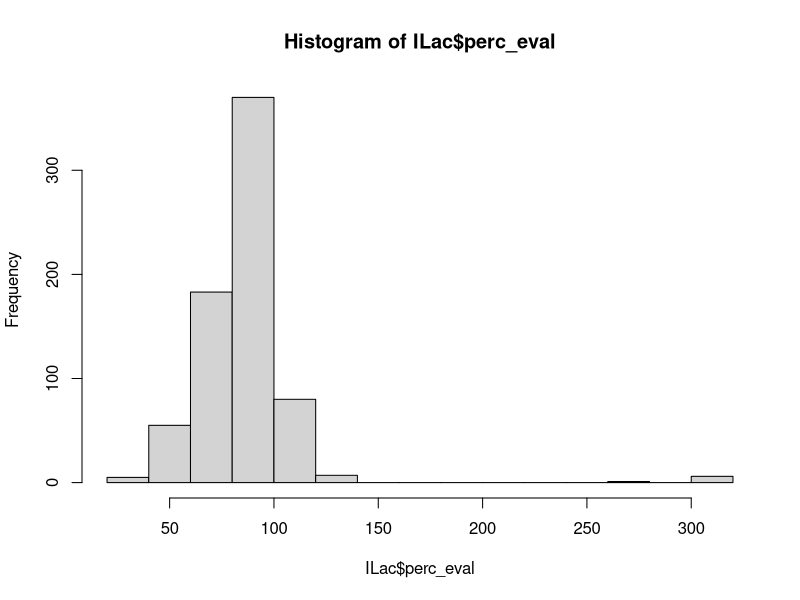
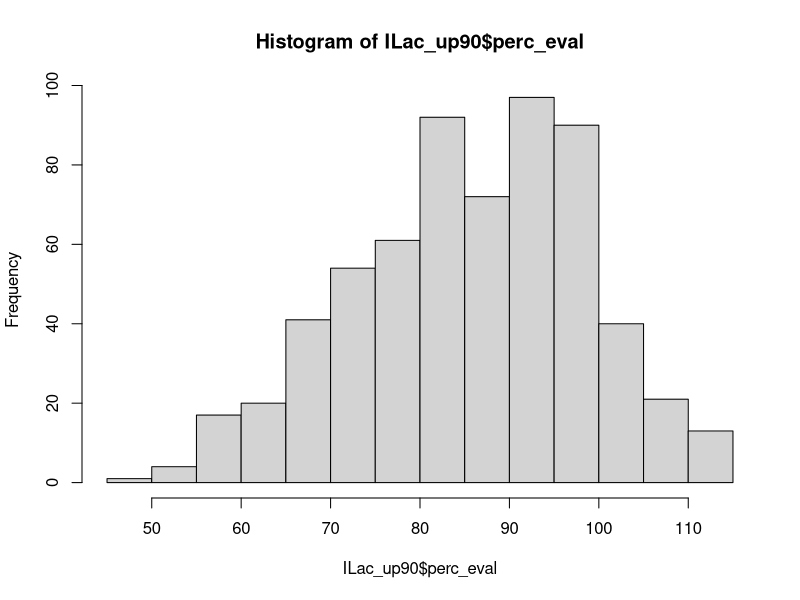
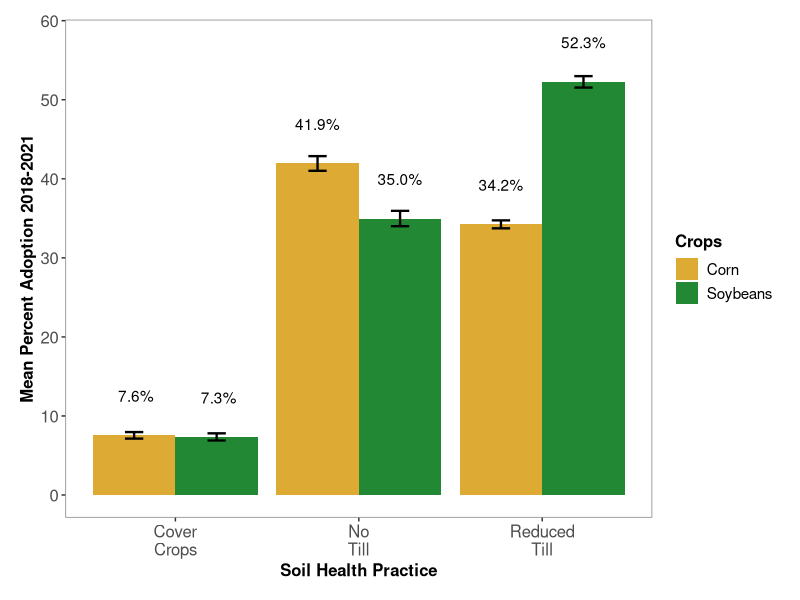
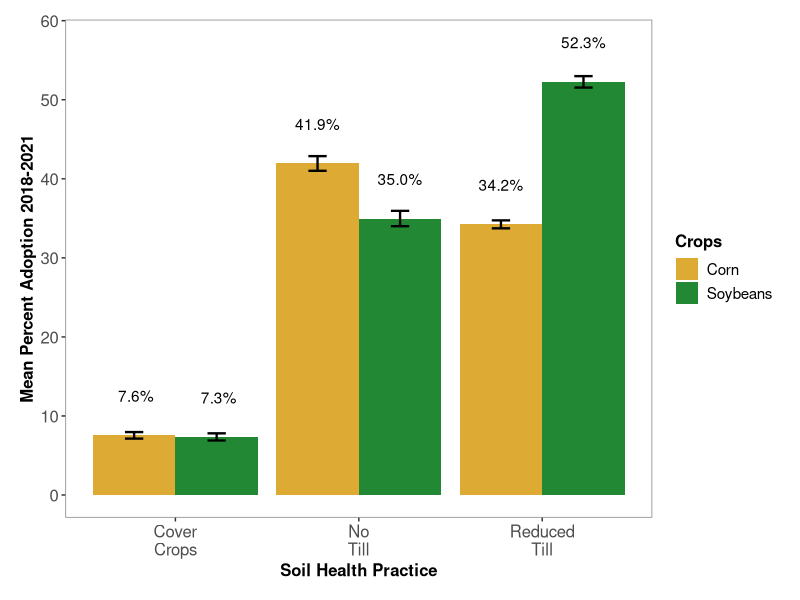
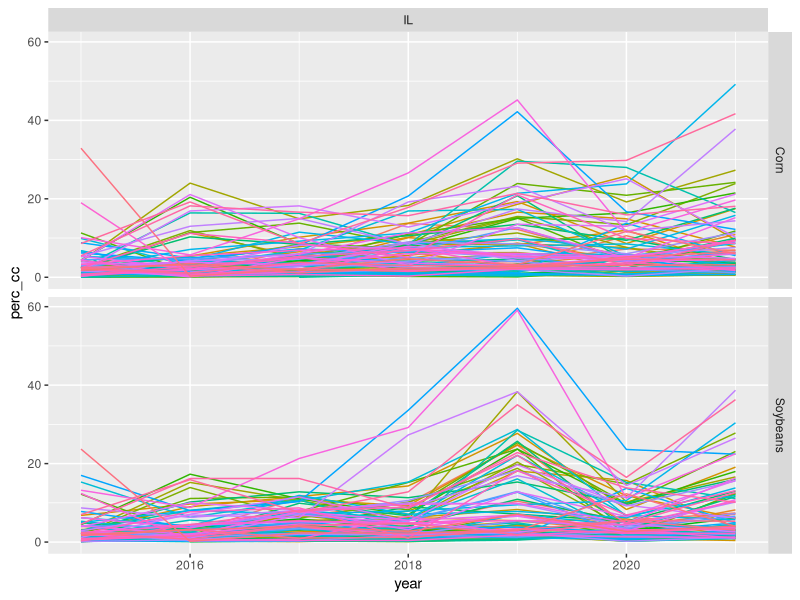
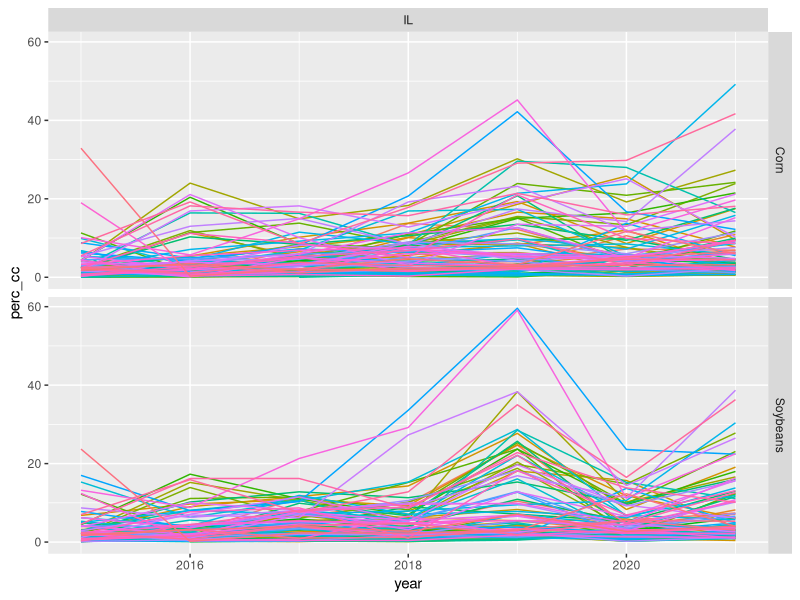

Recreate these plots in R, in order.
# OpTIS adoption rate information for Illinois and New York aggregated by counties 2015-2021.
# Data shared with AFT from Regrow analysis.
# Column "kpi_name" gives different types of land use areas, with "area" meaning the 
# analyzed acres of the county, tillage type/ cover crop / etc.
# units are ACRES

# load packages
library(reshape2) # for dcast()
library(ggplot2)
library(dplyr)


# to update data, run "download data.R"




# load the data
datil <- read.csv("data/optis/datil.csv")
# datny <- read.csv("data/optis/datny.csv")

# # combine the data into one df
# dat <- rbind(datil, datny)
# # clean up
# rm(datil)
# rm(datny)


datil <- datil[,c(-2, -10)]
colnames(datil)[1:3] <- c("state", "county", "fips")

sum(is.na(datil$kpi_value))

# fix one county spelling
datil$county <- ifelse(datil$county %in% "De Witt County", "DeWitt County", datil$county)


# unique(dat$kpi_name)
# cast data into wide form for separate columns by kpi_name and kpi_value
datw <- dcast(datil, ...~kpi_name, value.var="kpi_value")
colnames(datw)[c(2,3,7:11)] <- c("county", "fips", "eval.acres", "ct.acres", "cc.acres", "nt.acres", "rt.acres") 
# $acres is acres analyzed by OpTIS




######### DATA CLEANING
# compare acres evaluated to harvested cropland acres from Ag Census
ILac <- aggregate(eval.acres ~ county + year, dat=datw, FUN="sum") %>%  # first sum acres across crops per year
  arrange(year,county)

# #  add harvested cropland acres by IL county from 2017 ag census
# acres <- read.csv("C:/Users/BonnieMcGillPhD/American Farmland Trust/CLM-19 FFAR GHG - Documents/General/Results/NASS Quick Stats IL harvested crop acres by county 2017.csv", header=T)
# acres <- acres[,c("County", "Value")]
# colnames(acres) <- c("county", "harv_ac")
# acres$harv_ac <- gsub(',', '', acres$harv_ac)
# acres$harv_ac <- as.numeric(acres$harv_ac)
# # make county names in acres match OpTIS data
# acres$county <- tolower(acres$county)
# acres$county <- tools::toTitleCase(acres$county)
# acres$county <- paste0(acres$county, " County")
# # clean up county names to match OpTIS data (OpTIS spellings are correct)
# acres$county <- ifelse(acres$county %in% "De Witt County", "DeWitt County",
#                        ifelse(acres$county %in% "De Kalb County", "DeKalb County",
#                               ifelse(acres$county %in% "Du Page County", "DuPage County",
#                                      ifelse(acres$county %in% "La Salle County", "LaSalle County",
#                                             ifelse(acres$county %in% "Mcdonough County", "McDonough County",
#                                                    ifelse(acres$county %in% "Mchenry County", "McHenry County",
#                                                           ifelse(acres$county %in% "Mclean County", "McLean County",
#                                                                  ifelse(acres$county %in% "St Clair County", "St. Clair County",
#                                                                         ifelse(acres$county %in% "will County", "Will County", acres$county)))))))))
# acres <- arrange(acres, county)
# write.csv(acres, "data/IL_harvested_cropland_2017census.csv", row.names=F)
acres <- read.csv("data/IL_harvested_cropland_2017census.csv")
ILac <- left_join(ILac, acres)
ILac$perc_eval <- round((100*ILac$eval.acres / ILac$harv_ac), digits=1)

# look for outliers, remember the Ag Census is not necessarily the truth either
min(ILac$perc_eval)
hist(ILac$perc_eval)
small <- ILac[ILac$perc_eval < 50,] %>%
  arrange(county)
# small
#     county           year eval.acres   harv_ac    perc_eval
# 1   Alexander County 2019  14541.616   38737      37.5
# 2      Hardin County 2015   5234.984   13421      39.0
# 3      Hardin County 2016   5301.364   13421      39.5
# 4      Hardin County 2017   5551.443   13421      41.4
# 5      Hardin County 2018   5665.805   13421      42.2
# 6      Hardin County 2019   5009.524   13421      37.3
# 7      Hardin County 2020   5837.969   13421      43.5
# 8      Hardin County 2021   5711.928   13421      42.6
# 9     Jackson County 2019  73051.877  157102      46.5
# 10 Jo Daviess County 2015  88683.906  183158      48.4
# 11 Jo Daviess County 2016  88943.708  183158      48.6
# 12 Jo Daviess County 2017  91325.322  183158      49.9
# 13    Johnson County 2019  18442.644   37375      49.3
# 14      Union County 2015  34804.867   84872      41.0
# 15      Union County 2016  36957.190   84872      43.5
# 16      Union County 2017  37166.939   84872      43.8
# 17      Union County 2018  36717.970   84872      43.3
# 18      Union County 2019  22960.301   84872      27.1
# 19      Union County 2020  35842.927   84872      42.2
# 20      Union County 2021  37441.373   84872      44.1
 # Hardin Co. borders Kentucky and is mostly forested. In 2017 Census it was 13,421 acres
   # in 2012 census it was 9,318. OpTIS is evaluating about 5500 ac per year, which is only
   # about 40% of the county's cropland, each year it is low. Why is it low every year?
   # I would expect it to be low like some years, when its cloudy or something. Is it because
   # so much forest intermixed, it is hard to discern forest and fields?
   ###### exclude Hardin County all years?
   ###### Hardin Co. is fourth for highest %NT and %CC in state (should it be??)
   ###### should we eliminate counties with < X acres acres?? 
   ###### what is the lower 10th percentile in terms of harvested acres?
   ###### Hardin in lower tenth percentile, gets excluded

tenthp <- quantile(acres$harv_ac, probs=0.1)
#  70245.6 acres

 # Union Co. also shows up every year around 40% evaluated. In the ag census it has
   # 84,872 ac in 2017, and 59,743 acres in 2012, quite a fluctuation. OpTIS is evaluating about 
   # 37k acres. Union Co. is also in southern IL, bordering MO, and has lots of forest
   # land intermixed with ag fields.
   ####### (Union Co. is 2nd highest %NT county in the state (once we exclude lower 10% counties by acre)--should it be?)
 # Jo Daviess County is the NE corner of the state, bordering IA, WI. It is ag with pockets
   # of forest mixed in. In 2017 Ag Census says it had 183k acres and in 2012 172k. OpTIS is evaluating
   # about 89k in 2015 and 2016, very nearly 50%, in following years it gets up to 90k. 
 # Alexander Co. in 2019 is at 38% evaluated (14,500 ac). In the ag census in 2017 it was 38k ac
   # harvested, and 2012 it was 48k ac harvested.This is a small county in the very southern tip of IL
   # with a big patch of forest, and farm fields. Could be that not much of the county fields grow corn?
   # Ag census corn acres are 5,211 in 2017, 11,833 in 2012. 2017 soybeans were 31,000 ac, 32k in 2012.
   ### excluded with lower 10% cut
 # Jackson County in 2019 also low just that year but nearly half (46%)
 # Johnson County in 2019 also low just that year but nearly half (49%)



big <- ILac[ILac$perc_eval > 120,]
 # DuPage - looking at the Ag Census data it looks like the harvested cropland acres for DuPage county
   # were underestimated/reported in 2017. OpTIS evaluates about 4000 ac every year
   # and the 2012 census reported 5,643. (not 1,272 ac as in 2017). So DuPage is OK.
   # As you can tell by the acreage, DuPage is not a big farming county, it is mostly Chicago suburbs.
   ### excluded when cut lower 10th percentile
 # Putnam county in Census was 41,934 in 2017 and 46,212 in 2012. OpTIS is evaluating
   # about 54,000 ac.Putnam Co. altogether is about 110,000 ac. Roughly half of which is 
   # in ag, looking at google maps satellite. So 41k, 46k, and 54k, are all plausible.
   ### excluded when cut lower 10th percentile

# number of counties represented in IL data
# datw %>%
#   filter(state %in% "IL") %>%
#   distinct(county) %>%
#   n_distinct()
# 101 # 102 counties in IL, Lake County is missing, it's a tiny county between
# Chicago and Wisconsin border, basically still Chicago outlying area. No ag.
# surprised cook county (Chicago) is even in dataset!


# remove lowest 10 percent of counties based on acreage (keep upper 90%)
ILac_up90 <- ILac[ILac$harv_ac > tenthp,]
# remove counties with < 50% acres evaluated
# first remove counties with < 50% in 2017 (corresponds to year of harvested cropland data)
ILac_ev50 <- ILac_up90 %>%
                filter(year==2017, perc_eval>50)
# then join these counties with ILac_up90
ILac_up90 <- inner_join(ILac_up90, ILac_ev50[,c(1,4)])

# clean up
rm(ILac_ev50, big, small, acres)                
  


# # counties excluded:
# ILac_lo10 <- ILac[ILac$harv_ac <= tenthp,] %>%
#               filter(year== 2015)
# # Alexander, DuPage, Hardin, Johnson, Putnam now all excluded
# # Union still in, barely makes the cutoff.
# # ILac_lo10
# #    county            year eval.acres  harv_ac    perc_eval
# # 1   Alexander County 2015  42645.819   38737     110.1
# # 2       Brown County 2015  59885.648   69625      86.0
# # 3     Calhoun County 2015  30301.075   54453      55.6
# # 4        Cook County 2015   7761.593   10095      76.9
# # 5      DuPage County 2015   3923.015    1272     308.4
# # 6      Hardin County 2015   5234.984   13421      39.0
# # 7     Johnson County 2015  19141.045   37375      51.2
# # 8        Pope County 2015  17526.383   19823      88.4
# # 9      Putnam County 2015  54470.438   41934     129.9
# # 10 Williamson County 2015  40985.528   61440      66.7
# rm(ILac_lo10)


# "Described the total acres evaluated and how the % was calculated." 
# % CC, NT, RT was calculated by dividing the number of acres with those practices 
# detected by the number of cropland acres evaluated by OpTIS per county-year

# what proportion of cropland acres did OpTIS evaluate per county?
# counties in the lowest 10% of cropland acres (according to ag census 2017) were excluded
# Counties with <50% of cropland acres evaluated in 2017 were excluded
ILac_up90 <- ILac_up90 %>%  
  arrange(perc_eval)
hist(ILac_up90$perc_eval, breaks=15)
mean(ILac_up90$perc_eval) # 85.6
min(ILac_up90$perc_eval) # 46.5 - one county had >50% in 2017, but <50% in one year.
max(ILac_up90$perc_eval) # 114.5 - cropland acres reported in the census change from year to year, so it is
 # possible that the acres evaluated were > number of acres reported in 2017, or that the number of acres reported
 # differs from what the satellites detect.
 # On average, OpTIS evaluated 86% of a county's harvested cropland acres (for those counties not excluded). 






################# CALCULATE RATES

# calculate percentages
datw$perc_ct <- round(100*(datw$ct.acres / datw$eval.acres), digits=1)
datw$perc_cc <- round(100*(datw$cc.acres / datw$eval.acres), digits=1)
datw$perc_nt <- round(100*(datw$nt.acres / datw$eval.acres), digits=1)
datw$perc_rt <- round(100*(datw$rt.acres / datw$eval.acres), digits=1)

datw <- inner_join(datw, ILac_up90[,c(1,2,5)]) #  inner_join() only keeps observations from x that have a matching key in y.


# long form again, but leave out acreages, only need %s
datl <- melt(datw[, -c(6:11)], id=c("state", "county", "fips", "year", "crop_name", "perc_eval"), na.rm=T)
# using na.rm = TRUE because do not have all combinations of crop acres per cover crop or tillage acres, e.g. 
# we have soybean acres in Ulster County, NY in 2015, but we do not have soybean cover crop acres for that 
# county-year. So when we melt, we get a bunch of Value = NA rows.

se <- function(x) sd(x) / sqrt(length(x))

# (ignore alfalfa and winter wheat acre for cover crops)

# what are the average county adoption rates and number of acres evaluated? (are any small counties driving percents up?)
# which counties are hotspots?
# use this to make map of counties see "/code/plot_making/OpTIS_county_heatmap_IL.R"
means_county <- datl %>%
                filter(year>2017) %>%
                group_by(state, county, variable) %>%
                summarize(mean.perc = round(mean(value), digits=1), 
                          mean.eval = round(mean(perc_eval), digits=1)) %>%
                arrange(variable, desc(mean.perc)) %>%
                ungroup() %>%
                group_by(variable) %>%
                mutate(rank = seq_along(variable))

# write.csv(means_county, "data/optis/IL_means_county.csv", row.names=F)

# use this to make table of top 5
means_county_top5 <- means_county %>%
                     filter(rank<6)

# do we mean small counties in terms of number of acres evaluated or small counties in terms of number of crop acres period?
# corn.acres <- datw[datw$state %in% "IL" & datw$crop_name %in% "Corn", c(1,2,7)]
# corn.acres <- corn.acres %>%
#               group_by(county) %>%
#               summarize(Mean.ac.eval = mean(acres))
# means_county <- left_join(means_county, corn.acres)
# cc <- means_county %>%
#   filter(variable %in% "perc_nt", state %in% "IL")

# what are the state average adoption rates by year and crop
means_cropyear <- datl %>% 
                group_by(state, year, crop_name, variable) %>%
                summarize(Mean = mean(value))
                          

# # what are the state average adoption rates by year (across all crops)
means_year <- datl%>%
              filter (! crop_name %in% "Alfalfa")  %>%
                  # because Alf is perennial no tillage, no covers
              filter(!(crop_name %in% "Winter Wheat" & variable == "perc_cc")) %>%
                  # because Alf is a perennial and winter wheat grows at same time as covers
              group_by(state, year, variable) %>%
              summarize(Mean = mean(value))

# what are the state average adoption rates across all available years (2015-2021) per crop?
means_crop <- datl%>%
                    filter (! crop_name %in% "Alfalfa")  %>%
                    # because Alf is perennial no tillage, no covers
                    filter(!(crop_name %in% "Winter Wheat" & variable == "perc_cc")) %>%
                    # because Alf is a perennial and winter wheat grows at same time as covers
                    group_by(state, crop_name, variable) %>%
                    summarize(Mean = mean(value))

# what are the state average adoption rates across MOST RECENT 4 YEARS 2018-2021?  
# note results not all that different between means_crop and means_crop_1821
# for now, will report most recent data:
means_crop_1821 <- datl%>%
              filter(year>2017) %>%
              filter (! crop_name %in% "Alfalfa")  %>%
              # because Alf is perennial no tillage, no covers
              filter(!(crop_name %in% "Winter Wheat" & variable == "perc_cc")) %>%
              # because Alf is a perennial and winter wheat grows at same time as covers
              group_by(state, crop_name, variable) %>%
              summarize(Mean = mean(value), se=se(value))

# what are the state average adoption rates across all years and crops
means_global <- datl%>%
                filter (! crop_name %in% "Alfalfa")  %>%
                  # because Alf is perennial no tillage, no covers
                filter(!(crop_name %in% "Winter Wheat" & variable == "perc_cc")) %>%
                  # because Alf is a perennial and winter wheat grows at same time as covers
                group_by(state, variable) %>%
                summarize(Mean = mean(value), se = se(value))


# plots for mean adoption rates

windows(xpinch=200, ypinch=200, width=5, height=5)

ggplot(dat=means_crop_1821[means_crop_1821$state=="IL",], aes(x=variable, y=Mean, group=crop_name)) + 
    geom_bar(stat="identity", position=position_dodge(), aes(fill=crop_name)) +
    geom_errorbar(aes(ymin=Mean-se, ymax=Mean+se), linewidth=0.8, color="#000000",
                  position=position_dodge(0.9), width=0.2) +
    scale_x_discrete(limits=c("perc_cc", "perc_nt", "perc_rt"), 
                       labels=c("Cover\nCrops", "No\nTill", "Reduced\nTill")) +  # ok to just leave out conventional till?
    scale_fill_manual(values=c("#DDAA33", "#228833", "#66CCEE"), 
                      labels=c("Corn", "Soybeans", "Winter Wheat"),
                      name="Crops") +
    scale_y_continuous(breaks=seq(0,70,10)) +
    ylab("Mean Percent Adoption 2018-2021") +
    xlab("Soil Health Practice") +
    geom_text(aes(y=Mean +5, 
                  label=paste0(format(round(Mean, digits=1), nsmall=1), "%")), 
                  position=position_dodge(0.9)) +
    # facet_grid(.~state) +
    theme(
        #legend.text.align=0,
        panel.grid.minor=element_blank(), 
        panel.grid.major=element_blank() ,
        # axis.text.x=element_text(angle=-30, hjust=0, size=11),
        axis.text=element_text(size=12),
        axis.title.x=element_text(size=12, face="bold"),
        axis.title.y=element_text(size=12, face="bold"),
        panel.background = element_rect(fill = 'white') ,
        panel.border=element_rect(color="grey50", fill=NA, linewidth=0.5),
        strip.text=element_text(size=12, face="bold"),
        legend.text=element_text(size=11),
        legend.title=element_text(size=12, face="bold"),
        plot.margin = unit(c(0.5,0.5,0.5,0.5), "cm")
    )
       
ggsave("plots/IL_bar_means_crop_1821.png")    






# how does adoption rate change over time?

windows(xpinch=200, ypinch=200, width=5, height=5)

ggplot(data=datw, aes(y=perc_cc, x=year, group=county)) +
  geom_line(aes(color=county), show.legend=F) + #, position="jitter", size=0.5) +
  facet_grid(rows=vars(crop_name), cols=vars(state))

# which counties have at least 5 years of consecutive measurements?
# work with a subset of data
subs <- datw[,c(1,2,5,4)]
# 
subs <- subs %>%
  group_by(state, county, crop_name) %>%
  mutate(con_yrs = cumsum(c(1, diff(year)>1))) %>%  # make col that is "1" for consecutive years, 2 if non-consecutive years
  group_by(state, county, crop_name, con_yrs) %>% # group by new column
  mutate(start = min(year), end = max(year), diff=end - start) # list first and last year of consecutive groups

# join back together with rest of data
datw2 <- left_join(datw, subs) %>%
  filter(diff>4) # only keep county-crop-years with at least 5 years consecutive data 2015-2021
# removes 102 county-crop-years
ggplot(data=datw2, aes(y=perc_cc, x=year, group=county)) +
  geom_line(aes(color=county), show.legend=F) + #, position="jitter", size=0.5) +
  facet_grid(rows=vars(crop_name), cols=vars(state))
unique(datw2$diff)

sum(is.na(datw$perc_cc))
sum(is.na(datw$acres))
sum(is.na(datw$cc.acres))
test <- datw[rowSums(is.na(datw))>0,]
# turns out that we create NAs for counties where certain kpi_names are not measured
# for that county that year that crop
# so need to do the subs code above for each kpi_name